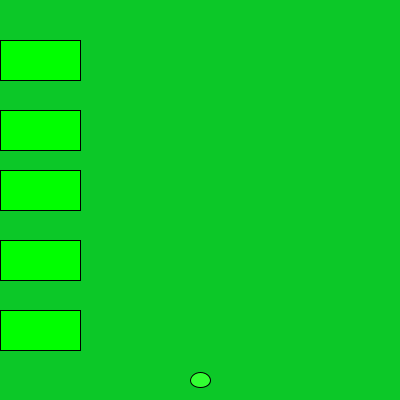
Frame 1 (no input)
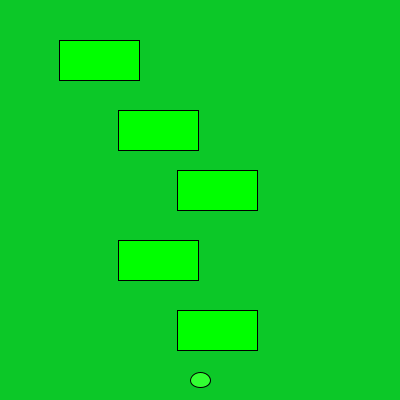
Frame 60 (the mouse pressed at the canvas centre just before this capture)
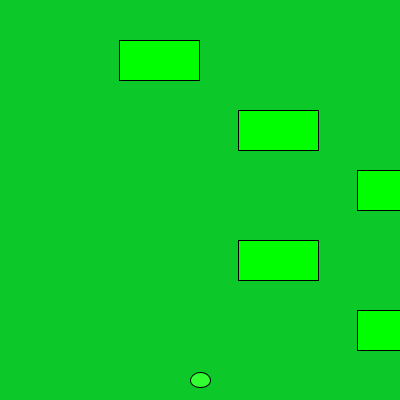
Frame 120 (the mouse held since frame 60 and released just before this capture)

The Processing sketch that drew these frames (run headless with seeded random() and noise(); from frame 60 on, the mouse is pressed at the canvas centre):

// Processing sketch: Frogger
// ── Frogger.pde
int hopDistance;
int frogX = 200;
int frogY = 380;
Car car1;
Car car2;
Car car3;
Car car4;
Car car5;

class Car {
  private int carX;
  private int carY;
  private int carSize;
  private int carSpeed;
  
  public Car(int carX, int carY, int carSize, int carSpeed){
    this.carX = carX;
    this.carY = carY;
    this.carSize = carSize;
    this.carSpeed = carSpeed;
    
  }
  void move(int carSpeed) {
    this.carX = this.carX + carSpeed;
    if(this.carX > 400) {
      this.carX = 0;
    }
  }
  
  void display() {
     fill(0,255,0);
     rect(carX , carY, carSize, 40);
  }
  
}

void setup() {
  size(400, 400);
  car1 = new Car(0,40,80,10);
  car2 = new Car(0, 110,80,10);
  car3 = new Car(0, 170,80,10);
  car4 = new Car(0,240,80,10);
  car5 = new Car(0,310,80,10);
}
void draw() {
  background(12, 200, 40);
  fill(50, 255, 50);
  ellipse(frogX, frogY, 20, 15);
  
  
  car1.display();
  car1.move(1);
  car2.display();
  car2.move(2);
  car3.display();
  car3.move(3);
  car4.display();
  car4.move(2);
  car5.display();
  car5.move(3);
  
  if(frogX > 400){
    frogX = frogX - 10;
  }
  if(frogX < 0){
    frogX = frogX + 10;
  }
  if(frogY > 400){
    frogY = frogY - 10;
  }
  if(frogY < 0){
    frogY = frogY + 10;
  }
  
  
}
void keyPressed()
{
      if(key == CODED){
            if(keyCode == UP)
            {
                  frogY = frogY - 10;
            }
            else if(keyCode == DOWN)
            {
                  frogY = frogY + 10;
            }
            else if(keyCode == RIGHT)
            {
                  frogX = frogX + 10;
            }
            else if(keyCode == LEFT)
            {
                  frogX = frogX - 10;
            }
      }
}
